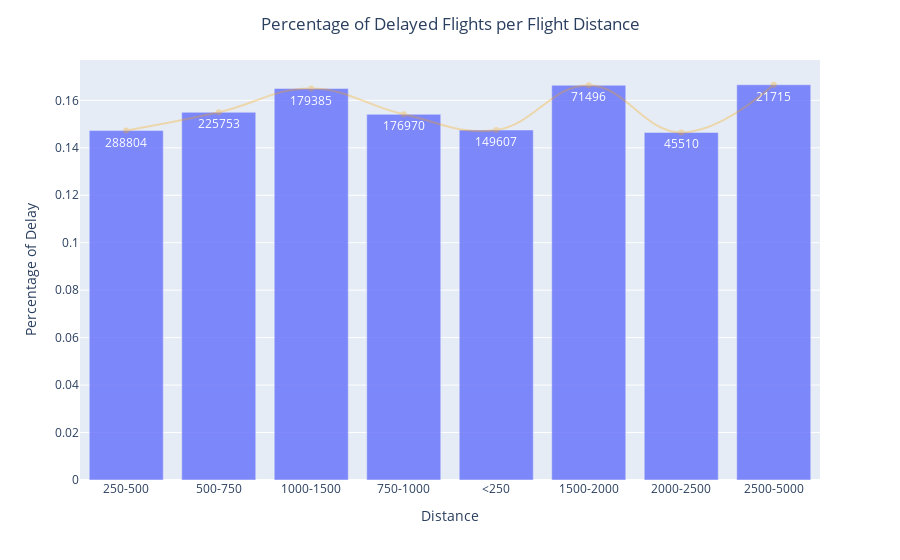

Source (notebook cell):
### Code cell
fig = px.bar(df_distance, y="Percent_of_delayed", x='Distance', text='Flights', opacity = 0.8)
fig.update_traces(texttemplate='%{text:,6}', textposition='inside')
fig.update_layout(uniformtext_minsize=4, uniformtext_mode='hide', title_x = 0.5,title_text='Percentage of Delayed Flights per Flight Distance', yaxis=dict(title='Percentage of Delay'),
                  xaxis=dict(title='Distance'))
# fig.add_annotation( x='WN', y=100000, text="Highest OP CARRIER - WN",showarrow=True, font=dict( family="Courier New, monospace", size=10, color="#ffffff" ), align="right", arrowhead=2, arrowsize=1, arrowwidth=2, arrowcolor="#636363", ax=120, ay=0, bordercolor="#c7c7c7", borderwidth=2, borderpad=4, bgcolor="#ff7f0e", opacity=0.8)

fig.add_trace(go.Scatter(x=df_distance['Distance'], y=df_distance['Percent_of_delayed'],
                    mode='lines+markers',opacity = 0.3,showlegend=False,
                   line = dict(
        smoothing = 1.2, color = 'orange',
        shape = "spline"
    )))

fig.show()

### Figure 1 — Plotly figure (JSON) as saved in the notebook; plotly's stock layout.template omitted (floating-point values rounded to 4 significant figures)
{"data": [{"alignmentgroup": "True", "hovertemplate": "Distance=%{x}<br>Percent_of_delayed=%{y}<br>Flights=%{text}<extra></extra>", "legendgroup": "", "marker": {"color": "#636efa", "opacity": 0.8}, "name": "", "offsetgroup": "", "orientation": "v", "showlegend": false, "text": [288804, 225753, 179385, 176970, 149607, 71496, 45510, 21715], "textposition": "inside", "texttemplate": "%{text:,6}", "type": "bar", "x": ["250-500", "500-750", "1000-1500", "750-1000", "<250", "1500-2000", "2000-2500", "2500-5000"], "xaxis": "x", "y": [0.1473, 0.155, 0.165, 0.1541, 0.1475, 0.1663, 0.1465, 0.1666], "yaxis": "y"}, {"line": {"color": "orange", "shape": "spline", "smoothing": 1.2}, "mode": "lines+markers", "opacity": 0.3, "showlegend": false, "type": "scatter", "x": ["250-500", "500-750", "1000-1500", "750-1000", "<250", "1500-2000", "2000-2500", "2500-5000"], "y": [0.1473, 0.155, 0.165, 0.1541, 0.1475, 0.1663, 0.1465, 0.1666]}], "layout": {"barmode": "relative", "legend": {"tracegroupgap": 0}, "margin": {"t": 60}, "title": {"text": "Percentage of Delayed Flights per Flight Distance", "x": 0.5}, "uniformtext": {"minsize": 4, "mode": "hide"}, "xaxis": {"anchor": "y", "domain": [0, 1], "title": {"text": "Distance"}}, "yaxis": {"anchor": "x", "domain": [0, 1], "title": {"text": "Percentage of Delay"}}}}
